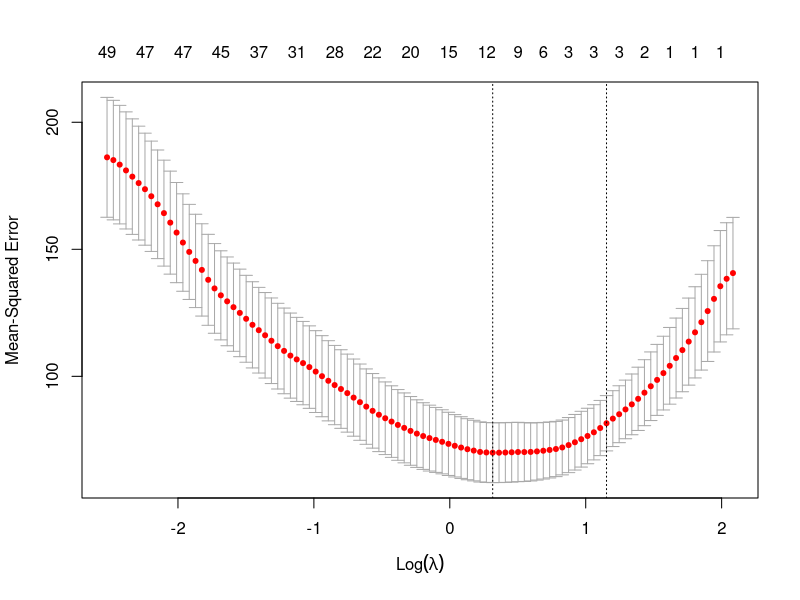
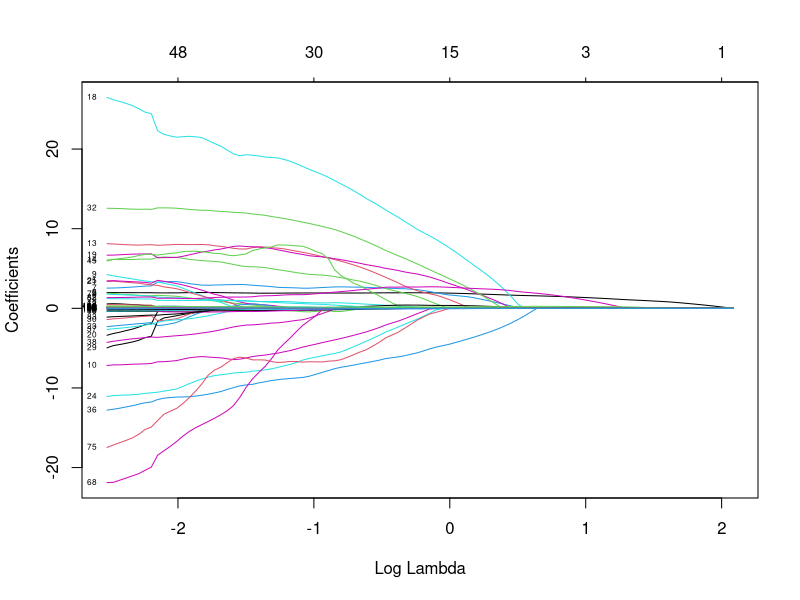
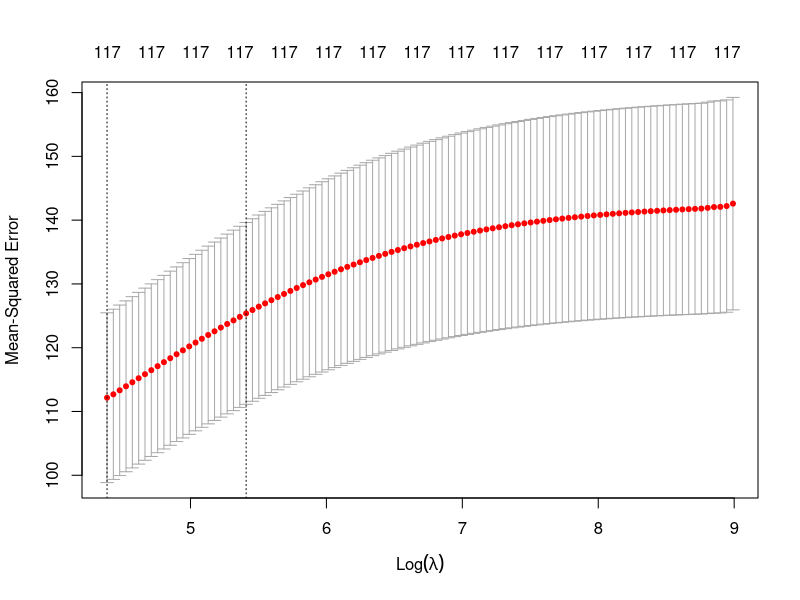
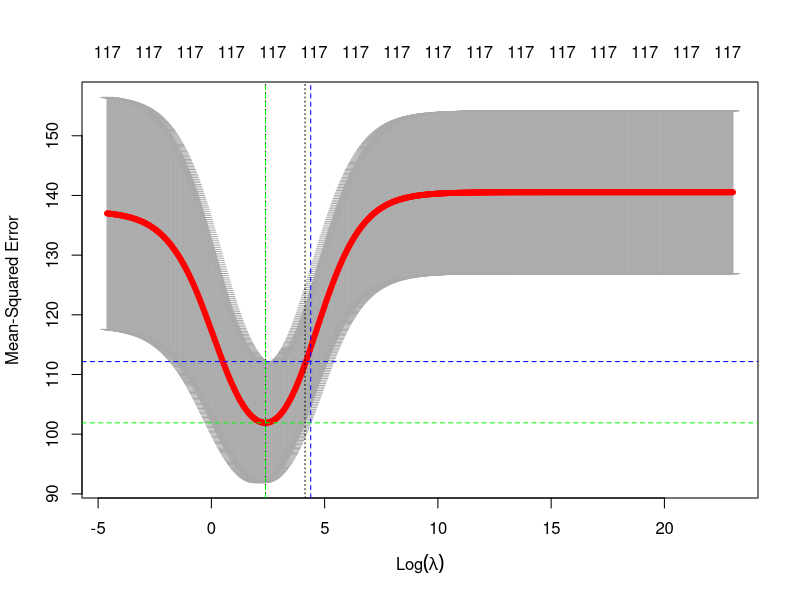
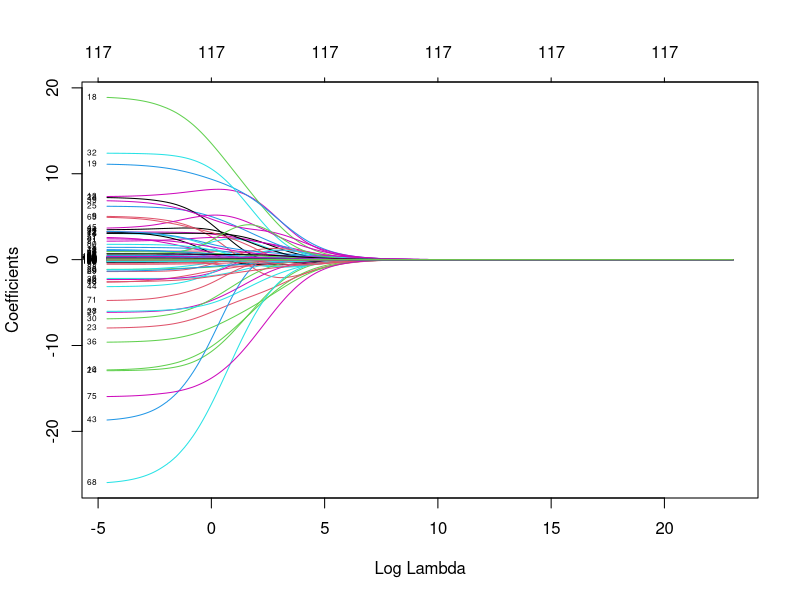
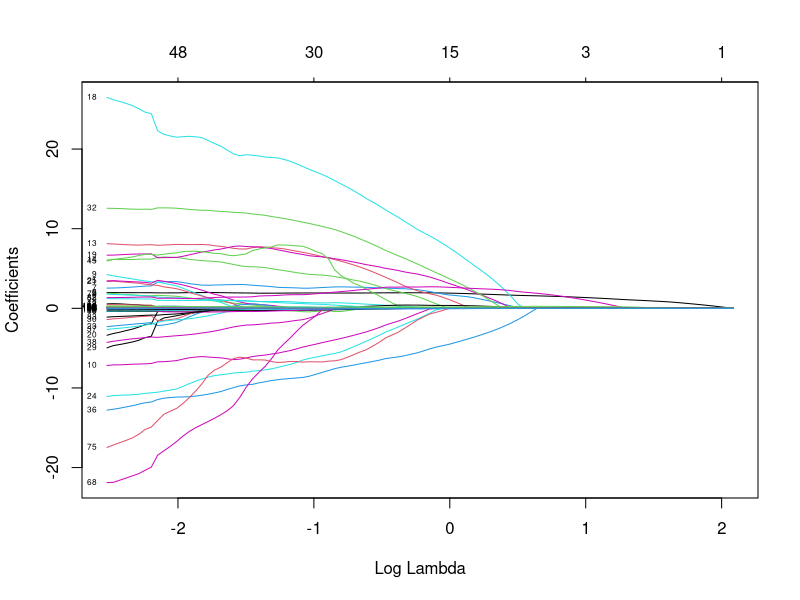
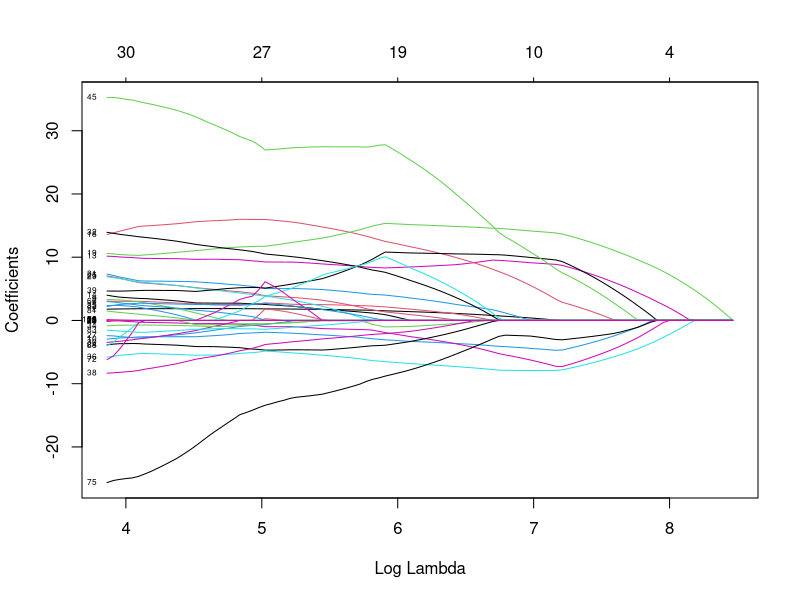
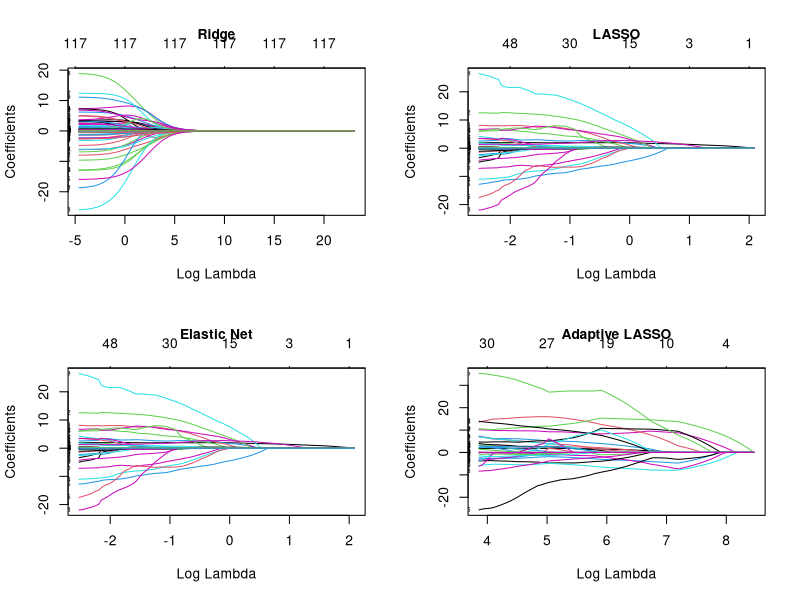

Write R code to recreate these figures, in order.
#========================================================================================
library(dplyr)
library(glmnet)   # load the library
library(caTools)
library(caret)

data <- read.csv('data_final.csv')
data <- data %>% relocate(weight, Age)  # move weight to the first column


data <- select(data, -Pos_SF.PF)
# Get ind. and response variables
X <- select(data, -c(Player, salary))
Y <- select(data, salary)
Y <- Y/1000000   # get the response in million
data_net <- select(data, -Player)  # dataset for elastic net
data_net$salary <- data_net$salary/1000000

# train test split
set.seed(1)   # set the seed
sample <- sample.split(data$Pos_C, SplitRatio = 0.7)
X_train  <- X[sample, ] %>% as.matrix()
X_test   <- X[!sample, ] %>% as.matrix()
Y_train <- Y[sample, ] %>% as.matrix()
Y_test <- Y[!sample, ] %>% as.matrix()
X_train_net <- data_net[sample,] %>% as.matrix()
X_test_net <- data_net[!sample, ] %>% as.matrix()

########################################################################################
########################################################################################
# find the best model (with cross-validation)
lasso_fit <- cv.glmnet(X_train, Y_train)  # k-fold is selected randomly

plot(lasso_fit)
plot(lasso_fit$glmnet.fit,xvar= 'lambda' ,label = TRUE)


str(lasso_fit)
lambda_lasso <- lasso_fit$lambda.min

coef_lasso <- coef(lasso_fit, s='lambda.min')   # coefficient selected by lasso
coef_lasso



model_lasso <- glmnet(X_train, Y_train, lambda = lambda_lasso)
pred_lasso <- predict(model_lasso, X_test, alpha=1)
rel_error_lasso <- abs(pred_lasso - Y_test) / Y_test
rel_error_lasso
str(model_lasso)



# get the portion of the predictions that have an error less than 30 percent
ratio_lasso <- length(rel_error_lasso[rel_error_lasso< 0.4]) / length(Y_test)
ratio_lasso



# mse
mse_lasso <- round(mean((pred_lasso - Y_test)^2), 2)


#=====================================================================================
# Ridge regression
cv_ridge_default <- cv.glmnet(X_train, Y_train, alpha = 0)
plot(cv_ridge_default)    # the default sequence of lambda is at the edge of the plot
lambda_ridge_default <- cv_ridge_default$lambda.min
i <- which(cv_ridge_default$lambda == cv_ridge_default$lambda.min)
mse_min_default <- cv_ridge_default$cvm[i]

grid = 10^seq(10,-2,length=1000) ##get lambda sequence
cv_ridge_grid <- cv.glmnet(X_train, Y_train, alpha = 0, lambda = grid)
lambda_ridge_grid <- cv_ridge_grid$lambda.min   # we can get a smaller lambda
plot(cv_ridge_grid)

j <- which(cv_ridge_grid$lambda == cv_ridge_grid$lambda.min)
mse_min_grid <- cv_ridge_grid$cvm[j]
lambda_ridge_grid <- cv_ridge_grid$lambda.min
abline(h=mse_min_default, v=log(lambda_ridge_default),col= 'blue', lty=2)  # selected by default lambda
abline(h=mse_min_grid, v=log(lambda_ridge_grid),col= 'green', lty=2)  # selected by defined grid of lambda
legend(17, 185, legend=c("default", "search_grid"),
       col=c("blue", "green"), lty=1:2, cex=0.8)


plot(cv_ridge_grid$glmnet.fit, xvar = 'lambda', label = TRUE)

# We can get a better lambda
coef_ridge <- coef(cv_ridge_grid)    
coef_ridge


lambda_ridge <- cv_ridge_grid$lambda.min
model_ridge <- glmnet(X_train, Y_train, lambda = lambda_ridge, alpha = 0)
pred_ridge <- predict(model_ridge, newx = X_test)

abs(pred_ridge-Y_test)/Y_test

rel_error_ridge <- abs(pred_ridge-Y_test)/Y_test
# get the portion of the predictions that have an error less than 30 percent
ratio_ridge <- length(rel_error_ridge[rel_error_ridge< 0.4]) / length(Y_test)

ratio_ridge


mse_ridge <- round(mean((pred_ridge - Y_test)^2), 2)


#=====================================================================================
# elastic net

# Build the model using the training set
model_net <- train(
  salary ~ ., data = X_train_net, method = "glmnet",
  trControl = trainControl("cv", number = 10),
  tuneLength = 10
)
# Best tuning parameter
alpha_net <- model_net$bestTune[1]
lambda_net <- model_net$bestTune[2]

plot(model_net$finalModel, xvar= 'lambda', label = TRUE)
# Model coefficients
coef_net <- coef(model_net$finalModel, model_net$bestTune$lambda)
# Make predictions
pred_net <- model_net %>% predict(X_test_net)
rel_error_net <- abs(pred_net -Y_test) / Y_test
ratio_net <- length(rel_error_net[rel_error_net< 0.4]) / length(Y_test)
ratio_net


mse_net <- round(mean((pred_net - Y_test)^2), 2)

############################################################################################
############################################################################################

#=============================================================================================

best_ridge_coef <- as.numeric(coef(cv_ridge_grid, s = cv_ridge_grid$lambda.min))[-1]

## Perform adaptive LASSO with 10-fold CV
alasso_cv <- cv.glmnet(x = X_train, y = Y_train,
                        ## type.measure: loss to use for cross-validation.
                        type.measure = "mse",
                        ## K = 10 is the default.
                        nfold = 10,
                        ## ‘alpha = 1’ is the lasso penalty, and ‘alpha = 0’ the ridge penalty.
                        alpha = 1,
                        ##
                        ## penalty.factor: Separate penalty factors can be applied to each
                        ##           coefficient. This is a number that multiplies ‘lambda’ to
                        ##           allow differential shrinkage. Can be 0 for some variables,
                        ##           which implies no shrinkage, and that variable is always
                        ##           included in the model. Default is 1 for all variables (and
                        ##           implicitly infinity for variables listed in ‘exclude’). Note:
                        ##           the penalty factors are internally rescaled to sum to nvars,
                        ##           and the lambda sequence will reflect this change.
                        penalty.factor = 1 / abs(best_ridge_coef),
                        ## prevalidated array is returned
                        keep = TRUE)
## Penalty vs CV MSE plot
plot(alasso_cv$glmnet.fit, xvar = 'lambda', label = TRUE)

lambda_alasso <- alasso_cv$lambda.min
coef_adp <- coef(alasso_cv, s = alasso_cv$lambda.min)
coef_adp

pred_adp <- alasso_cv %>% predict(X_test)
rel_error_adp <- abs(pred_adp -Y_test) / Y_test
ratio_adp <- length(rel_error_adp[rel_error_adp< 0.4]) / length(Y_test)
ratio_adp

mse_adp <- round(mean((pred_adp - Y_test)^2), 2)


ratio_adp
ratio_lasso
ratio_net
ratio_ridge


coef_adp
coef_lasso
coef_net
coef_ridge


round(lambda_ridge_grid, 2)
round(lambda_lasso, 2)
round(lambda_alasso, 2)
round(lambda_net, 2)
round(alpha_net, 2)


data_compare <- data %>% relocate(salary)  # move salary to the first column
data_compare
data_compare[data_compare$Tm_GSW == 1, ]
data_compare[data_compare$Tm_MEM == 1, ]   # get all the players of MEM
data_compare[data_compare$Tm_TOR == 1, ]   # get all the players of TOR 
data_compare[data_compare$Tm_PHO == 1, ]   # get all the players of TOR 


mean_salary <- mean(data_compare$salary)

data_compare[data_compare$Pos_SF == 1, ]   # SF
mean(data_compare[data_compare$Pos_SF == 1, ]$Age)

mean(data_compare[data_compare$FT. > 0.85, ]$salary)
mean(data_compare$FT.)

data_compare_FT <- data_compare %>% relocate(FT.)  # move FT to the first column

player_high_paid <- data_compare_FT[data_compare_FT$salary > 20000000, ]
mean(player_high_paid$FTA)
mean(data_compare_FT$FTA)


mean(data_compare_FT[data_compare_FT$FT. > 0.72 , ]$salary)

mse_lasso
mse_min_grid
mse_net
mse_ridge
mse_adp

par(mfrow = c(2, 2))
plot(cv_ridge_grid$glmnet.fit, xvar = 'lambda', label = TRUE, main = 'Ridge', cex.main = 1)
plot(lasso_fit$glmnet.fit,xvar= 'lambda' ,label = TRUE, main = 'LASSO', cex.main = 1)
plot(model_net$finalModel, xvar= 'lambda', label = TRUE, main = 'Elastic Net', cex.main = 1)
plot(alasso_cv$glmnet.fit, xvar = 'lambda', label = TRUE, main = 'Adaptive LASSO', cex.main = 1)


plot(cv_ridge_grid, main = 'Ridge', cex.main = 1)
plot(lasso_fit, main = 'LASSO', cex.main = 1)
plot(alasso_cv, main = 'Adaptive LASSO', cex.main = 1)


par(mfrow = c(1, 1))


plot(cv_ridge_grid)
plot(lasso_fit)
plot(model_net)
plot(alasso_cv)



rm(list = ls())
